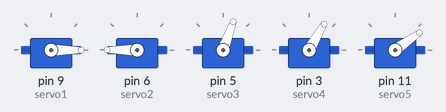
The sketch below on a simulated Arduino Uno, built with avr-gcc and run on an emulated ATmega328P. Parts: 5 × servo.

Above: at 6.6 s.
At 18.7 s:
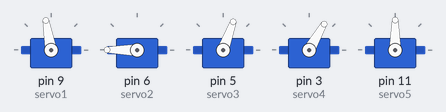
At 27.2 s:
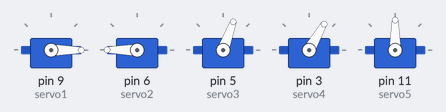
At 37.4 s:
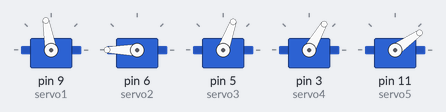
Timing chart, 0 to 40.0 s (numbered marks = the images above):
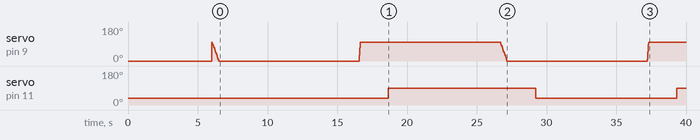

Measured:
- by itself, servo on pin 11 (servo5): 35° → 90° at 18.7 s, → 35° 10.6 s later, → 90° 10.1 s later

The sketch:

Robotic_arm_Adeept.ino
```cpp
#include <Servo.h>
Servo servo1;//create servo object to control a servo
Servo servo2;//create servo object to control a servo
Servo servo3;//create servo object to control a servo
Servo servo4;//create servo object to control a servo
Servo servo5;//create servo object to control a servo


void setup()
{
  Serial.begin(9600);

  servo1.attach(9);//attachs the servo1 on pin 9 to servo object
  servo2.attach(6);//attachs the servo2 on pin 6 to servo object
  servo3.attach(5);//attachs the servo3 on pin 5 to servo object
  servo4.attach(3);//attachs the servo4 on pin 3 to servo object
  servo5.attach(11);//attachs the servo5 on pin 11 to servo object

  servo1.write(0); //goes to dataServo1 degrees
  servo2.write(180); //goes to dataServo2 degrees
  servo3.write(70); //goes to dataServo3 degrees
  servo4.write(60); //goes to dataServo4 degrees
  servo5.write(35); //goes to dataServo5 degrees
  delay (1000);
}
void loop()
{

  roboarm();
}

void roboarm() {
   delay(5000); //motor goes forth
  for (int i = 100; i >= 0; i -= 10) {
    servo1.write(i);
    delay(50);
  }
  servo2.write(180); //goes to dataServo2 degrees
  servo3.write(70); //goes to dataServo3 degrees
  servo4.write(60); //goes to dataServo4 degrees
  delay(2000);//wait for 0.05second
  servo5.write(35); //goes to dataServo5 degrees
  delay(8000); //motor goes back

  for (int i = 0; i <= 100; i += 10) {
    servo1.write(i);
    delay(10);
  }
  servo2.write(180); //goes to dataServo2 degrees
  servo3.write(70); //goes to dataServo3 degrees
  servo4.write(60); //goes to dataServo4 degrees
  delay(2000);//wait for 0.05second
  servo5.write(90); //goes to dataServo5 degrees
  delay(3000);//wait for 0.05second
}
```
